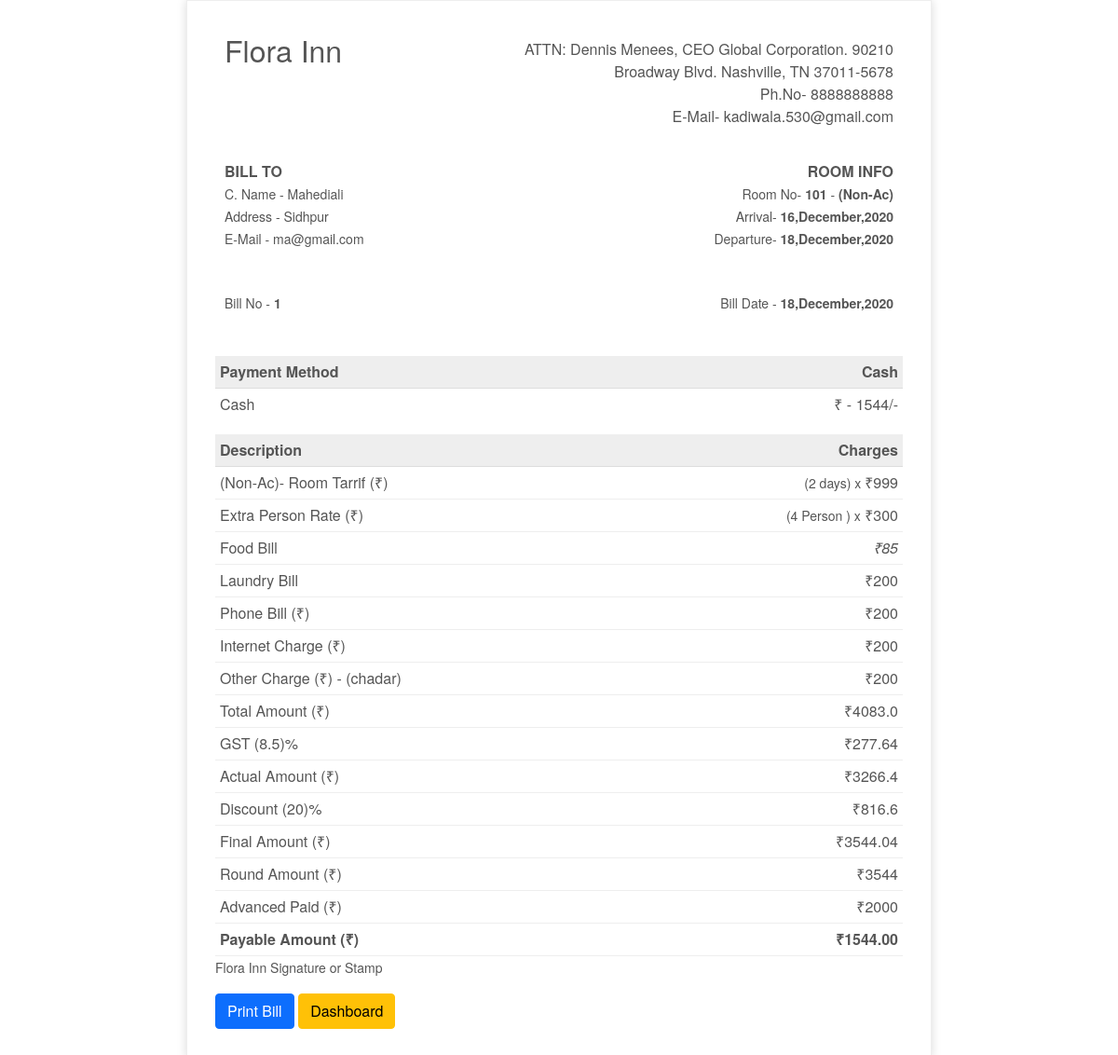
The app's page /billing/1/ (signed in) with its own data.
### ghouse/models.py (models this page shows, shortened)
class gappconfig(models.Model):
    appname = models.CharField(max_length=200,blank=True,null=True)
    address = models.TextField(blank=True,null=True)
    phone = models.IntegerField(blank=True,null=True)
    email = models.EmailField(blank=True,null=True)
    applogo = models.ImageField(blank=True,null=True)
    checkouttime = models.CharField(max_length=200)
    objects = models.Manager()
    objects = models.Manager()

class checkinmodel(models.Model):
    chno = models.IntegerField(primary_key=True,blank=True,serialize=True,)
    chindate = models.DateField(default=datetime.now().strftime('%Y-%m-%d'),)
    chintime = models.TimeField(default=datetime.now().strftime('%H:%M:%S'),)
    choutdate = models.DateField()
    chouttime = models.TimeField()
    rno = models.IntegerField()
    rtype = models.CharField(max_length=100)
    rprice = models.IntegerField()
    rstatus = models.BooleanField(default=False)
    fullname = models.CharField(max_length=500)
    companyname = models.CharField(max_length=200)
    designation = models.CharField(max_length=200)
    mobile = models.PositiveIntegerField()
    emailid = models.EmailField(max_length=200)
    city = models.CharField(max_length=100)
    state = models.CharField(max_length=100)
    country = models.CharField(max_length=100,default='India')
    fulladdress = models.TextField(max_length=500)
    chtotaldays = models.CharField(max_length=100,blank=True)
    person = models.IntegerField()
    extraperson = models.IntegerField(default=0)
    extrarate = models.IntegerField(default=0)
    totalextrarate = models.IntegerField(default=0,null=True,blank=True)
    extradays = models.IntegerField(default=1)
    totalamount = models.FloatField(null=True,blank=True)
    actualamount = models.FloatField(null=True,blank=True)
    finalamount = models.DecimalField(default=0,blank=True,decimal_places=2,max_digits=6)
    roundamount = models.IntegerField(null=True,blank=True)
    advancepaidamount = models.IntegerField(default=0,null=True)
    paybleamount = models.IntegerField(null=True,blank=True)
    totalroomtarif = models.IntegerField(default=0,blank=True)
    roomamount = models.IntegerField(default=0,blank=True)
    gstamount = models.DecimalField(default=0,blank=True,decimal_places=2,max_digits=6)
    foodbillamount = models.IntegerField(default=0)
    laundybill = models.IntegerField(default=0)
    phonebill = models.IntegerField(default=0)
    Internetcharge = models.IntegerField(default=0)
    otherchargelable = models.CharField(blank=True,max_length=100)
    othercharge = models.IntegerField(default=0,null=True,blank=True)
    gst = models.FloatField(null=True,blank=True)
    gstshow = models.FloatField(null=True,blank=True)
    discount = models.IntegerField(default=0,blank=True)
    discountamount = models.FloatField(null=True,blank=True)
    paymethod = models.CharField(max_length=200,default='Cash')
    objects = models.Manager()

### ghouse/views.py (the view)
# urls.py: path('billing/<int:id>/', billing, name='billing'),
def billing(request, id):
    if request.user.is_authenticated:
        billconfig = gappconfig.objects.all()
        checkininfo = checkinmodel.objects.filter(pk=id)
        context = {'billconfig': billconfig, 'checkininfo': checkininfo}
        return render(request, 'billing.html', context)

### ghouse/templates/billing.html (shortened to what this page needs)
<!doctype html>
<html>
<head>
    <link href="https://cdn.jsdelivr.net/npm/bootstrap@5.0.0-alpha3/dist/css/bootstrap.min.css" rel="stylesheet">
</head>
<body>
    <div class="invoice-box">
        <table cellpadding="0" cellspacing="0">
            <tr class="top">
                <td colspan="2">
                    <table>
                        {% for i in billconfig %}
                        <tr>
                            <td>
                                <div style="font-size: 2rem;">{{i.appname}}</div>
                            </td>
                            <td style="width: 450px;">
                                {{i.address}}<br>
                                Ph.No- {{i.phone}}<br>
                                E-Mail- {{i.email}}
                            </td>
                        </tr>
                    </table>
                </td>
            </tr>
            {% endfor %}
            <tr class="information">
                <td colspan="2">
                    <table>
                        <tr>
                            {% for i in checkininfo %}
                            <td>
                                <b>BILL TO</b><br>
                                <small>C. Name - {{i.fullname|capfirst}}</small><br>
                                <small>Address - {{i.fulladdress|capfirst}}</small><br>
                                <small>E-Mail - {{i.emailid}}</small>
                            </td>
                            {% endfor %}
                            {% for i in checkininfo %}
                            <td>
                                <b>ROOM INFO</b><br>
                                <small>Room No- <b>{{i.rno}}</b> - <b>({{i.rtype}})</b> </small><br>
                                <small>Arrival- <b>{{i.chindate|date:'d,F,Y'}}</b></small><br>
                                <small>Departure- <b>{{i.choutdate|date:'d,F,Y'}}</b> </small><br>
                            </td>
                            {% endfor %}
                        </tr>
                        <tr>
                            {% for i in checkininfo %}
                            <td>
                                <small>Bill No - <b>{{i.chno}}</b></small>
                            </td>
                            <td>
                                <small>Bill Date - <b>{{i.choutdate|date:'d,F,Y'}}</b></small>
                            </td>
                            {% endfor %}
                        </tr>
                    </table>
                </td>
            </tr>
            {% for i in checkininfo %}
            <tr class="heading">
                <td>
                    Payment Method
                </td>
                <td>
                    {{i.paymethod}}
                </td>
            </tr>
            <tr class="details">
                <td>
                    {{i.paymethod}}
                </td>
                <td>
                    ₹ - {{i.paybleamount}}/-
                </td>
            </tr>
            <tr class="heading">
                <td>
                    Description
                </td>
                <td>
                    Charges
                </td>
            </tr>
            <tr class="item">
                <td>
                    ({{i.rtype}})- Room Tarrif (₹)
                </td>
                <td>
                    <small>({{i.chtotaldays}} days) x </small> ₹{{i.rprice}}
                </td>
            </tr>
            <tr class="item">
                <td>
                    Extra Person Rate (₹)
                </td>
                <td>
                    <small>({{i.extraperson}} Person ) x</small> ₹{{i.extrarate}}
                </td>
            </tr>
            <tr class="item">
                <td>
                    Food Bill
                </td>
                <td>
                    <i>₹{{i.foodbillamount}}</i>
                </td>
            </tr>
            <tr class="item">
                <td>
                    Laundry Bill
                </td>
                <td>
                    ₹{{i.laundybill}}
                </td>
            </tr>
            <tr class="item">
                <td>
                    Phone Bill (₹)
                </td>
                <td>
                    ₹{{i.phonebill}}
                </td>
            </tr>
            <tr class="item">
                <td>
                    Internet Charge (₹)
                </td>
                <td>
                    ₹{{i.Internetcharge}}
                </td>
            </tr>
            <tr class="item">
                <td>
                    Other Charge (₹) - ({{i.otherchargelable}})
                </td>
                <td>
                    ₹{{i.othercharge}}
                </td>
            </tr>
            <tr class="item">
                <td>
                    Total Amount (₹)
                </td>
                <td>
                    ₹{{i.totalamount}}
                </td>
            </tr>
            <tr class="item">
                <td>
                    GST ({{i.gstshow}})%
                </td>
                <td>
                    ₹{{i.gstamount}}
                </td>
            </tr>
            <tr class="item">
                <td>
                    Actual Amount (₹)
                </td>
                <td>
                    ₹{{i.actualamount}}
                </td>
            </tr>
            <tr class="item">
                <td>
                    Discount ({{i.discount}})%
                </td>
                <td>
                    ₹{{i.discountamount}}
                </td>
            </tr>
            <tr class="item">
                <td>
                    Final Amount (₹)
                </td>
                <td>
                    ₹{{i.finalamount}}
                </td>
            </tr>
            <tr class="item">
                <td>
                    Round Amount (₹)
                </td>
                <td>
                    ₹{{i.roundamount}}
                </td>
            </tr>
            <tr class="item">
                <td>
                    Advanced Paid (₹)
                </td>
                <td>
                    ₹{{i.advancepaidamount}}
                </td>
            </tr>
            <tr class="item">
                <td>
                    <b>Payable Amount (₹)</b>
                </td>
                <td>
                    <b>₹{{i.paybleamount}}.00</b>
                </td>
            </tr>
            {% endfor %}
        </table>
        {% for i in billconfig %}
        <p><small>{{i.appname}} Signature or Stamp</small></p>
        {% endfor %}
        <div class="row">
            <div class="col">
                <input class="btn btn-primary float-right" id="hello" type="button" value="Print Bill" onclick="window.print();">
                <a href="{% url 'dashboard' %}" class="btn btn-warning float-right mr-2" id="hello">Dashboard</a>
            </div>
        </div>
    </div>
</body>
</html>

### ghouse/templates/billing.html (style rules this page uses)
.invoice-box { max-width: 800px; margin: auto; padding: 30px; border: 1px solid #eee; box-shadow: 0 0 10px rgba(0, 0, 0, .15); font-size: 16px; line-height: 24px; font-family: 'Helvetica Neue', 'Helvetica', Helvetica, Arial, sans-serif; color: #555; }
.invoice-box table { width: 100%; line-height: inherit; text-align: left; }
.invoice-box table td { padding: 5px; vertical-align: top; }
.invoice-box table tr td:nth-child(2) { text-align: right; }
.invoice-box table tr.top table td { padding-bottom: 20px; }
.invoice-box table tr.information table td { padding-bottom: 40px; }
.invoice-box table tr.heading td { background: #eee; border-bottom: 1px solid #ddd; font-weight: bold; }
.invoice-box table tr.details td { padding-bottom: 20px; }
.invoice-box table tr.item td { border-bottom: 1px solid #eee; }

### records on screen
gappconfig: appname "Flora Inn", address "ATTN: Dennis Menees, CEO Global Corporation. 90210 Broadway Blvd. Nashville, TN 37011-5678", phone "8888888888", email "kadiwala.530@gmail.com"
checkinmodel: fullname "Mahediali", fulladdress "Sidhpur", emailid "ma@gmail.com", rno "101", rtype "Non-Ac", chindate "16,December,2020", choutdate "18,December,2020", chno "1", paymethod "Cash", paybleamount "1544", chtotaldays "2", rprice "999", extraperson "4", extrarate "300", foodbillamount "85", laundybill "200", phonebill "200", Internetcharge "200", otherchargelable "chadar", othercharge "200", totalamount "4083.0", gstshow "8.5", gstamount "277.64", actualamount "3266.4", discount "20", discountamount "816.6", finalamount "3544.04", roundamount "3544", advancepaidamount "2000"
